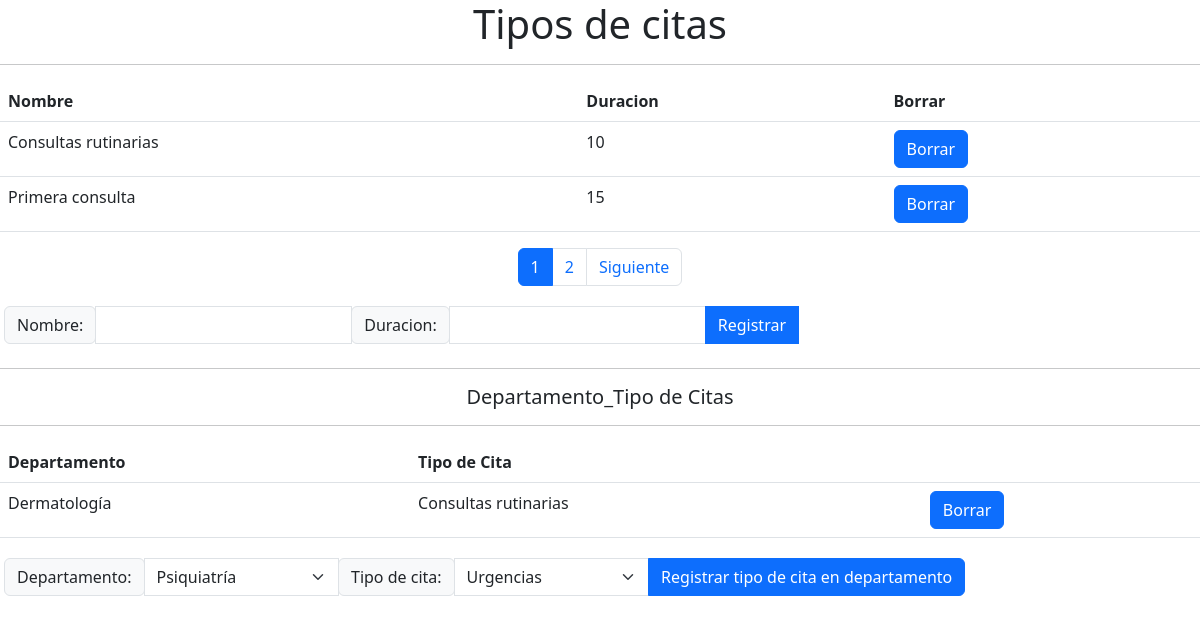
/vista/Administrador/tipocita.php, run on the app's committed database.
### tables this page shows
CREATE TABLE `tipocita` (
  `idTipoCita` int(11) NOT NULL,
  `Nombre` varchar(100) NOT NULL,
  `Duracion` int(50) DEFAULT NULL
);

CREATE TABLE `departamento_tipocita` (
  `idDepartamento` int(11) NOT NULL,
  `idTipoCita` int(11) NOT NULL
);

CREATE TABLE `departamento` (
  `idDepartamento` int(11) NOT NULL,
  `Nombre` varchar(150) NOT NULL,
  `Descripcion` varchar(10000) NOT NULL
);

### modelo/crud.php (called while the page is built, shortened)
<?php
function crud_get_all($tabla) {
    try {
        $dsn = 'mysql:host=localhost;dbname=hospital';
        $username = 'root';
        $password = '';
        $pdo = new PDO($dsn, $username, $password);
        $sql = "SELECT * FROM $tabla";
        $stmt = $pdo->prepare($sql);
        $stmt->execute();
        return $stmt->fetchAll(PDO::FETCH_ASSOC);
    } catch (PDOException $e) {
        echo "Error: " . $e->getMessage();
    }
}
function crud_select($tabla, $campo, $condicion) {
    try {
        $dsn = 'mysql:host=localhost;dbname=hospital';
        $username = 'root';
        $password = '';
        $pdo = new PDO($dsn, $username, $password);
        $sql = "SELECT * FROM $tabla WHERE $campo = '$condicion'";
        $stmt = $pdo->prepare($sql);
        $stmt->execute();
        return $stmt->fetchAll(PDO::FETCH_ASSOC);
    } catch (PDOException $e) {
        echo "Error: " . $e->getMessage();
    }
}
?>

### vista/Administrador/tipocita.php (the view, shortened to what this page needs)
<!DOCTYPE html>
<html lang="en">
<?php require_once '../paginacion.php'; ?>
<head>
    <link href="https://cdn.jsdelivr.net/npm/bootstrap@5.3.0-alpha3/dist/css/bootstrap.min.css" rel="stylesheet"
>
    <link rel="stylesheet" type="text/css" href="../css/usu_admin.css">
</head>
<body>
    <h1 Style="text-align: center;">Tipos de citas</h1>
    <hr>
    <?php
require_once('../../modelo/crud.php');
$tipos_cita=crud_get_all('TipoCita');
$total = count($tipos_cita);
$pagina = isset($_GET['page']) ? $_GET['page'] : 1;
$porPagina = 2;
$paginasTotales = ceil($total / $porPagina);
$inicio = ($pagina - 1) * $porPagina;
echo '<table class="table table-hover">';
    echo '<tr>
        <th scope="col">Nombre</th>
        <th scope="col">Duracion</th>
        <th scope="col">Borrar</th>
    </tr>';
    $usar_pagina = array_slice($tipos_cita, $inicio, $porPagina);
    foreach ($usar_pagina as $TipoCita) {
        echo '<tr onclick="seleccionar(' . $TipoCita['idTipoCita'] . ');">
            <td scope="row">' . $TipoCita['Nombre'] . '</td>
            <td scope="row">' . $TipoCita['Duracion'] . '</td>
            <td>' . ' <form action="" method="POST"><input type="hidden" name="idTipoCita" value="' . $TipoCita['idTipoCita'] . '">
            <button onclick="if(!confirm(\'¿Estás seguro de borrar el registro?\')) event.preventDefault();" class="btn btn-primary" type="submit" name="borrar" value="Borrar">Borrar</button>
          </form>' . "</td>
            </tr>";
        }
        echo "</table>";
?>
    <nav class="paginacion" aria-label="Paginacion">
        <?php echo paginacion($paginasTotales, $pagina, '?'); ?>
    </nav>
    <div id='panel-modificar' class='d-flex'>
        <form method="post" class="">
            <div class="input-group mb-1 d-inline-flex p-1 bd-highlight">
                <div class="input-group-prepend">
                    <span class="input-group-text" id="basic-addon3">Nombre: </span>
                </div>
                <input required type="text" class="form-control" id="nombre" name="nombre"
                    aria-describedby="basic-addon3">
                <div class="input-group-prepend">
                    <span class="input-group-text" id="basic-addon3">Duracion: </span>
                </div>
                <input required type="text" class="form-control" id="duracion" name="duracion"
                    aria-describedby="basic-addon3">
                <button class="btn btn-primary" type="submit" id="registrar" name="registrar"
                    value="Enviar">Registrar</button>
            </div>
        </form>
    </div>
    <hr>
    <h5 Style="text-align: center;">Departamento_Tipo de Citas</h5>
    <hr>
    <?php
    $departamento_tiposcitas=crud_get_all('Departamento_TipoCita');
echo '<table class="table table-hover">';
    echo '<tr>
        <th scope="col">Departamento</th>
        <th scope="col">Tipo de Cita</th>
        <th scope="col"></th>
    </tr>';
    foreach ($departamento_tiposcitas as $departamento_tiposcita) {
        $departamento = crud_select('Departamento', 'idDepartamento', $departamento_tiposcita['idDepartamento'] )[0];
        $tipo_cita = crud_select('TipoCita', 'idTipoCita', $departamento_tiposcita['idTipoCita'] )[0];
        echo '<tr>
            <td scope="row">' . $departamento['Nombre'] . '</td>
            <td scope="row">' . $tipo_cita['Nombre'] . '</td>
            <td>' . ' <form action="" method="POST"><input type="hidden" name="idDepartamento" value="' . $departamento_tiposcita['idDepartamento'] . '">
            <input type="hidden" name="idDepartamentoTipoCita" value="' . $departamento_tiposcita['idTipoCita'] . '">
            <button onclick="confirm(\'¿Estas seguro de borrar el registro?\');" class="btn btn-primary" type="submit" name="borrarTipoCita" value="Borrar">Borrar</button>
            </form>' . "</td>
            </tr>";
        }
        echo "</table>";
?>
    <div id='panel-departamento_tipocita' class='d-flex'>
        <form method="post" class="">
            <div class="input-group mb-1 d-inline-flex p-1 bd-highlight">
                <?php
                echo '<div class="input-group-prepend">
                    <span class="input-group-text" id="basic-addon3">Departamento: </span></div>';
                $departamentos=crud_get_all('departamento');
                echo '<select id="idDepartamentoTipoCita_Departamento" name="idDepartamentoTipoCita_Departamento" class="form-select">';
                foreach ($departamentos as $departamento) {
                    echo '<option selected value=' . $departamento['idDepartamento'] . '>' . $departamento['Nombre'] . '</option>';
                }
                echo '</select>';
                echo '<div class="input-group-prepend">
                    <span class="input-group-text" id="basic-addon3">Tipo de cita: </span></div>';
                $tipos_citas=crud_get_all('tipoCita');
                echo '<select id="idDepartamentoTipoCita_TipoCita" name="idDepartamentoTipoCita_TipoCita" class="form-select">';
                foreach ($tipos_citas as $tipo_cita) {
                    echo '<option selected value=' . $tipo_cita['idTipoCita'] . '>' . $tipo_cita['Nombre'] .'</option>';
                }
                echo '</select>';
                ?>
                <button class="btn btn-primary" type="submit" id="registrarDepartamentoTipoCita"
                    name="registrarDepartamentoTipoCita" value="EnviarDepartamentoTipoCita">Registrar tipo de cita en
                    departamento</button>
            </div>
        </form>
    </div>
</body>
</html>

### vista/css/usu_admin.css (style rules this page uses)
.paginacion { display: flex; justify-content: center; }

### data on the page
tipocita: Nombre "Consultas rutinarias", Duracion "10"
tipocita: Nombre "Primera consulta", Duracion "15"
departamento_tipocita: idDepartamento.Nombre "Dermatología", idTipoCita.Nombre "Consultas rutinarias"

### other printed values
form field idDepartamentoTipoCita_Departamento "Psiquiatría"
form field idDepartamentoTipoCita_TipoCita "Urgencias"
